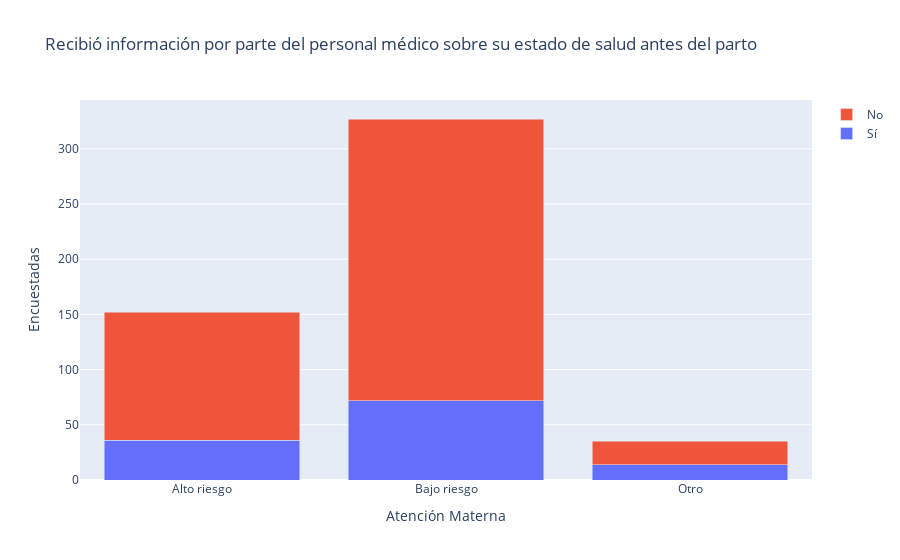

Notebook source saved alongside this figure:
### Markdown cell above
### Recibió información por parte del personal médico sobre su estado de salud antes del parto

### Code cell
df = pd.read_excel('data/informacion_atencion.xlsx', index_col=None)

atencion = [
    'Alto riesgo',
    'Bajo riesgo',
    'Otro'
]

fig = go.Figure(data=[
    go.Bar(name='Sí', x=atencion, y=df.iloc[0, 1:4]),
    go.Bar(name='No', x=atencion, y=df.iloc[1, 1:4])
])
# Change the bar mode
fig.update_layout(
    barmode='stack', 
    title='Recibió información por parte del personal médico sobre su estado de salud antes del parto', 
    xaxis_title='Atención Materna', 
    yaxis_title='Encuestadas',
    )
fig.show()
# fig.write_html('dataviz/informacion_atencion.html')

### Figure 1 — Plotly figure (JSON) as saved in the notebook; plotly's stock layout.template omitted (floating-point values rounded to 4 significant figures)
{"data": [{"name": "Sí", "type": "bar", "x": ["Alto riesgo", "Bajo riesgo", "Otro"], "y": [36, 72, 14]}, {"name": "No", "type": "bar", "x": ["Alto riesgo", "Bajo riesgo", "Otro"], "y": [116, 255, 21]}], "layout": {"barmode": "stack", "title": {"text": "Recibió información por parte del personal médico sobre su estado de salud antes del parto"}, "xaxis": {"title": {"text": "Atención Materna"}}, "yaxis": {"title": {"text": "Encuestadas"}}}}
